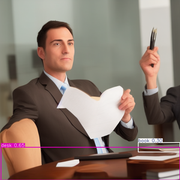
#> input picture data/V15/object_detection/Accountant36.png, 180 x 180 px, found by its file name; its folder holds 4 pictures in this run
$ python resize.py
#> lines starting #> are read from the running program, lines starting #| are printed output that depends on the picture
from PIL import Image
import os

folder = r"C:\Users\Arianna\Desktop\vikus-viewer-clean\vikus-viewer-clean\data\V15\object_detection"

valid_ext = (".png", ".jpg", ".jpeg", ".webp")

for filename in os.listdir(folder):
    if filename.lower().endswith(valid_ext):
        path = os.path.join(folder, filename)

        img = Image.open(path)
#> img is the input picture: PIL image 180x180 RGB; mean R, G, B 136.6, 119.8, 109.2
        img = img.resize((300, 300), Image.LANCZOS)
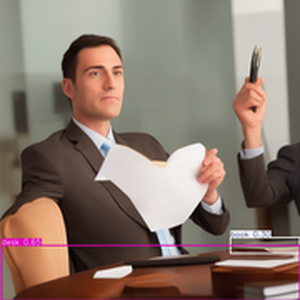
#> img: PIL image 300x300 RGB; mean R, G, B 136.6, 119.8, 109.2

        img.save(path)
#> pass 2 of the loop `for filename in os.listdir(folder):`:
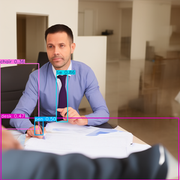
#> input picture data/V15/object_detection/Accountant82.png, 180 x 180 px, found by its file name
#> img is the input picture: PIL image 180x180 RGB; mean R, G, B 144, 127.4, 123.6
#> `img = img.resize((300, 300), Image.LANCZOS)`:
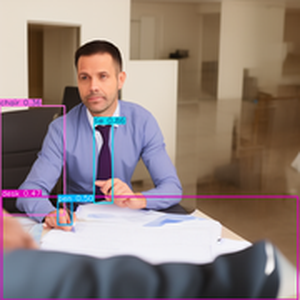
#> img: PIL image 300x300 RGB; mean R, G, B 144, 127.4, 123.6

print("Resize completato.")
